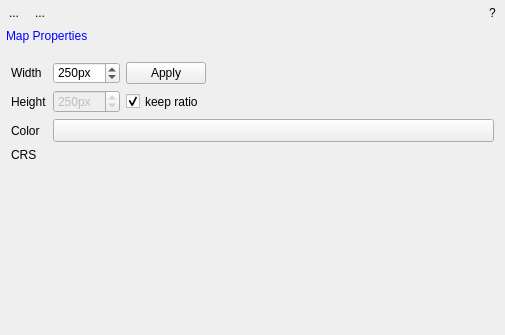
<?xml version="1.0" encoding="UTF-8"?>
<ui version="4.0">
 <class>mapViewPanel</class>
 <widget class="QDockWidget" name="mapViewPanel">
  <property name="geometry">
   <rect>
    <x>0</x>
    <y>0</y>
    <width>505</width>
    <height>335</height>
   </rect>
  </property>
  <property name="minimumSize">
   <size>
    <width>194</width>
    <height>335</height>
   </size>
  </property>
  <property name="windowTitle">
   <string>Maps &amp;&amp; Map Views</string>
  </property>
  <widget class="QWidget" name="dockWidgetContents">
   <layout class="QVBoxLayout" name="verticalLayout">
    <property name="spacing">
     <number>2</number>
    </property>
    <property name="leftMargin">
     <number>2</number>
    </property>
    <property name="topMargin">
     <number>2</number>
    </property>
    <property name="rightMargin">
     <number>2</number>
    </property>
    <property name="bottomMargin">
     <number>2</number>
    </property>
    <item>
     <layout class="QHBoxLayout" name="horizontalLayout_4">
      <property name="topMargin">
       <number>0</number>
      </property>
      <item>
       <widget class="QToolButton" name="btnRemoveMapView">
        <property name="sizePolicy">
         <sizepolicy hsizetype="Preferred" vsizetype="Preferred">
          <horstretch>0</horstretch>
          <verstretch>0</verstretch>
         </sizepolicy>
        </property>
        <property name="autoFillBackground">
         <bool>false</bool>
        </property>
        <property name="text">
         <string>...</string>
        </property>
        <property name="icon">
         <iconset resource="resources.qrc">
          <normaloff>:/timeseriesviewer/icons/mActionRemoveMapView.svg</normaloff>:/timeseriesviewer/icons/mActionRemoveMapView.svg</iconset>
        </property>
        <property name="autoRaise">
         <bool>true</bool>
        </property>
       </widget>
      </item>
      <item>
       <widget class="QToolButton" name="btnAddMapView">
        <property name="sizePolicy">
         <sizepolicy hsizetype="Fixed" vsizetype="Fixed">
          <horstretch>0</horstretch>
          <verstretch>0</verstretch>
         </sizepolicy>
        </property>
        <property name="text">
         <string>...</string>
        </property>
        <property name="icon">
         <iconset resource="resources.qrc">
          <normaloff>:/timeseriesviewer/icons/mActionAddMapView.svg</normaloff>:/timeseriesviewer/icons/mActionAddMapView.svg</iconset>
        </property>
        <property name="autoRaise">
         <bool>true</bool>
        </property>
       </widget>
      </item>
      <item>
       <spacer name="horizontalSpacer_4">
        <property name="orientation">
         <enum>Qt::Horizontal</enum>
        </property>
        <property name="sizeHint" stdset="0">
         <size>
          <width>40</width>
          <height>20</height>
         </size>
        </property>
       </spacer>
      </item>
      <item>
       <widget class="QToolButton" name="btnHighlightMapView">
        <property name="text">
         <string>?</string>
        </property>
        <property name="autoRaise">
         <bool>true</bool>
        </property>
       </widget>
      </item>
     </layout>
    </item>
    <item>
     <widget class="QToolBox" name="toolBox">
      <property name="sizePolicy">
       <sizepolicy hsizetype="Preferred" vsizetype="Preferred">
        <horstretch>0</horstretch>
        <verstretch>1</verstretch>
       </sizepolicy>
      </property>
      <property name="styleSheet">
       <string notr="true">QToolBox::tab {
    background: qlineargradient(x1: 0, y1: 0, x2: 0, y2: 1,
                                stop: 0 #E1E1E1, stop: 0.4 #DDDDDD,
                                stop: 0.5 #D8D8D8, stop: 1.0 #D3D3D3);
    border-radius: 5px;
    color: black;
}

QToolBox::tab:selected { /* italicize selected tabs */
    /*font: italic;*/
    color: blue;

}</string>
      </property>
      <property name="currentIndex">
       <number>0</number>
      </property>
      <widget class="QWidget" name="pageMapProperties">
       <property name="geometry">
        <rect>
         <x>0</x>
         <y>0</y>
         <width>501</width>
         <height>254</height>
        </rect>
       </property>
       <attribute name="label">
        <string>Map Properties</string>
       </attribute>
       <layout class="QFormLayout" name="formLayout_2">
        <item row="0" column="0">
         <widget class="QLabel" name="label_8">
          <property name="text">
           <string>Width</string>
          </property>
          <property name="alignment">
           <set>Qt::AlignLeading|Qt::AlignLeft|Qt::AlignVCenter</set>
          </property>
          <property name="buddy">
           <cstring>spinBoxMapSizeY</cstring>
          </property>
         </widget>
        </item>
        <item row="0" column="1">
         <layout class="QHBoxLayout" name="horizontalLayout_2">
          <property name="topMargin">
           <number>0</number>
          </property>
          <item>
           <widget class="QSpinBox" name="spinBoxMapSizeX">
            <property name="sizePolicy">
             <sizepolicy hsizetype="Preferred" vsizetype="Preferred">
              <horstretch>0</horstretch>
              <verstretch>0</verstretch>
             </sizepolicy>
            </property>
            <property name="minimumSize">
             <size>
              <width>0</width>
              <height>0</height>
             </size>
            </property>
            <property name="maximumSize">
             <size>
              <width>100</width>
              <height>16777215</height>
             </size>
            </property>
            <property name="toolTip">
             <string>Max. length of an image chip on screen.</string>
            </property>
            <property name="specialValueText">
             <string/>
            </property>
            <property name="suffix">
             <string>px</string>
            </property>
            <property name="minimum">
             <number>20</number>
            </property>
            <property name="maximum">
             <number>1000</number>
            </property>
            <property name="singleStep">
             <number>25</number>
            </property>
            <property name="value">
             <number>250</number>
            </property>
           </widget>
          </item>
          <item>
           <widget class="QPushButton" name="btnApplySizeChanges">
            <property name="sizePolicy">
             <sizepolicy hsizetype="Preferred" vsizetype="Preferred">
              <horstretch>0</horstretch>
              <verstretch>0</verstretch>
             </sizepolicy>
            </property>
            <property name="text">
             <string>Apply</string>
            </property>
           </widget>
          </item>
          <item>
           <spacer name="horizontalSpacer_2">
            <property name="orientation">
             <enum>Qt::Horizontal</enum>
            </property>
            <property name="sizeHint" stdset="0">
             <size>
              <width>0</width>
              <height>0</height>
             </size>
            </property>
           </spacer>
          </item>
         </layout>
        </item>
        <item row="1" column="0">
         <widget class="QLabel" name="label_6">
          <property name="text">
           <string>Height</string>
          </property>
          <property name="alignment">
           <set>Qt::AlignLeading|Qt::AlignLeft|Qt::AlignVCenter</set>
          </property>
          <property name="buddy">
           <cstring>spinBoxMapSizeY</cstring>
          </property>
         </widget>
        </item>
        <item row="1" column="1">
         <layout class="QHBoxLayout" name="horizontalLayout_3">
          <property name="topMargin">
           <number>0</number>
          </property>
          <item>
           <widget class="QSpinBox" name="spinBoxMapSizeY">
            <property name="enabled">
             <bool>false</bool>
            </property>
            <property name="sizePolicy">
             <sizepolicy hsizetype="Preferred" vsizetype="Preferred">
              <horstretch>0</horstretch>
              <verstretch>0</verstretch>
             </sizepolicy>
            </property>
            <property name="minimumSize">
             <size>
              <width>0</width>
              <height>0</height>
             </size>
            </property>
            <property name="maximumSize">
             <size>
              <width>100</width>
              <height>16777215</height>
             </size>
            </property>
            <property name="suffix">
             <string>px</string>
            </property>
            <property name="prefix">
             <string/>
            </property>
            <property name="minimum">
             <number>20</number>
            </property>
            <property name="maximum">
             <number>1000</number>
            </property>
            <property name="singleStep">
             <number>25</number>
            </property>
            <property name="value">
             <number>250</number>
            </property>
           </widget>
          </item>
          <item>
           <widget class="QCheckBox" name="checkBoxKeepSubsetAspectRatio">
            <property name="sizePolicy">
             <sizepolicy hsizetype="Preferred" vsizetype="Preferred">
              <horstretch>0</horstretch>
              <verstretch>0</verstretch>
             </sizepolicy>
            </property>
            <property name="text">
             <string>keep ratio</string>
            </property>
            <property name="checked">
             <bool>true</bool>
            </property>
           </widget>
          </item>
          <item>
           <spacer name="horizontalSpacer_3">
            <property name="orientation">
             <enum>Qt::Horizontal</enum>
            </property>
            <property name="sizeHint" stdset="0">
             <size>
              <width>0</width>
              <height>23</height>
             </size>
            </property>
           </spacer>
          </item>
         </layout>
        </item>
        <item row="2" column="0">
         <widget class="QLabel" name="label_15">
          <property name="enabled">
           <bool>true</bool>
          </property>
          <property name="text">
           <string>Color</string>
          </property>
         </widget>
        </item>
        <item row="2" column="1">
         <widget class="QgsColorButton" name="btnMapCanvasColor">
          <property name="sizePolicy">
           <sizepolicy hsizetype="Preferred" vsizetype="Preferred">
            <horstretch>0</horstretch>
            <verstretch>0</verstretch>
           </sizepolicy>
          </property>
          <property name="minimumSize">
           <size>
            <width>0</width>
            <height>0</height>
           </size>
          </property>
          <property name="colorDialogTitle">
           <string>Select Map Canvas Background Color</string>
          </property>
          <property name="color">
           <color>
            <red>0</red>
            <green>0</green>
            <blue>0</blue>
           </color>
          </property>
         </widget>
        </item>
        <item row="3" column="0">
         <widget class="QLabel" name="label_16">
          <property name="enabled">
           <bool>true</bool>
          </property>
          <property name="text">
           <string>CRS</string>
          </property>
         </widget>
        </item>
        <item row="3" column="1">
         <widget class="QgsProjectionSelectionWidget" name="btnCrs">
          <property name="minimumSize">
           <size>
            <width>0</width>
            <height>0</height>
           </size>
          </property>
          <property name="toolTip">
           <string>Map coordinate reference system.</string>
          </property>
         </widget>
        </item>
       </layout>
      </widget>
     </widget>
    </item>
    <item>
     <spacer name="verticalSpacer">
      <property name="orientation">
       <enum>Qt::Vertical</enum>
      </property>
      <property name="sizeHint" stdset="0">
       <size>
        <width>20</width>
        <height>0</height>
       </size>
      </property>
     </spacer>
    </item>
   </layout>
  </widget>
  <action name="actionApplyStyles">
   <property name="icon">
    <iconset resource="resources.qrc">
     <normaloff>:/timeseriesviewer/icons/mActionRefresh.svg</normaloff>:/timeseriesviewer/icons/mActionRefresh.svg</iconset>
   </property>
   <property name="text">
    <string>ApplyStyles</string>
   </property>
   <property name="toolTip">
    <string>Refresh this map view and apply all render settings</string>
   </property>
  </action>
  <action name="actionRemoveMapView">
   <property name="icon">
    <iconset resource="resources.qrc">
     <normaloff>:/timeseriesviewer/icons/mActionRemoveMapView.svg</normaloff>:/timeseriesviewer/icons/mActionRemoveMapView.svg</iconset>
   </property>
   <property name="text">
    <string>Remove view</string>
   </property>
   <property name="toolTip">
    <string>Remove this map view</string>
   </property>
  </action>
  <action name="actionAddMapView">
   <property name="icon">
    <iconset resource="resources.qrc">
     <normaloff>:/timeseriesviewer/icons/mActionAddMapView.svg</normaloff>:/timeseriesviewer/icons/mActionAddMapView.svg</iconset>
   </property>
   <property name="text">
    <string>ApplyStyles</string>
   </property>
   <property name="toolTip">
    <string>Create a new map view</string>
   </property>
  </action>
  <action name="actionHighlightMapView">
   <property name="text">
    <string>?</string>
   </property>
   <property name="toolTip">
    <string>Click to highlight this map view</string>
   </property>
  </action>
  <action name="actionSetSubsetSize">
   <property name="text">
    <string>setSubsetSize</string>
   </property>
  </action>
 </widget>
 <customwidgets>
  <customwidget>
   <class>QgsColorButton</class>
   <extends>QToolButton</extends>
   <header>qgscolorbutton.h</header>
  </customwidget>
  <customwidget>
   <class>QgsProjectionSelectionWidget</class>
   <extends>QWidget</extends>
   <header>qgsprojectionselectionwidget.h</header>
   <container>1</container>
  </customwidget>
 </customwidgets>
 <resources>
  <include location="resources.qrc"/>
 </resources>
 <connections>
  <connection>
   <sender>checkBoxKeepSubsetAspectRatio</sender>
   <signal>toggled(bool)</signal>
   <receiver>spinBoxMapSizeY</receiver>
   <slot>setDisabled(bool)</slot>
   <hints>
    <hint type="sourcelabel">
     <x>126</x>
     <y>79</y>
    </hint>
    <hint type="destinationlabel">
     <x>67</x>
     <y>79</y>
    </hint>
   </hints>
  </connection>
 </connections>
</ui>
